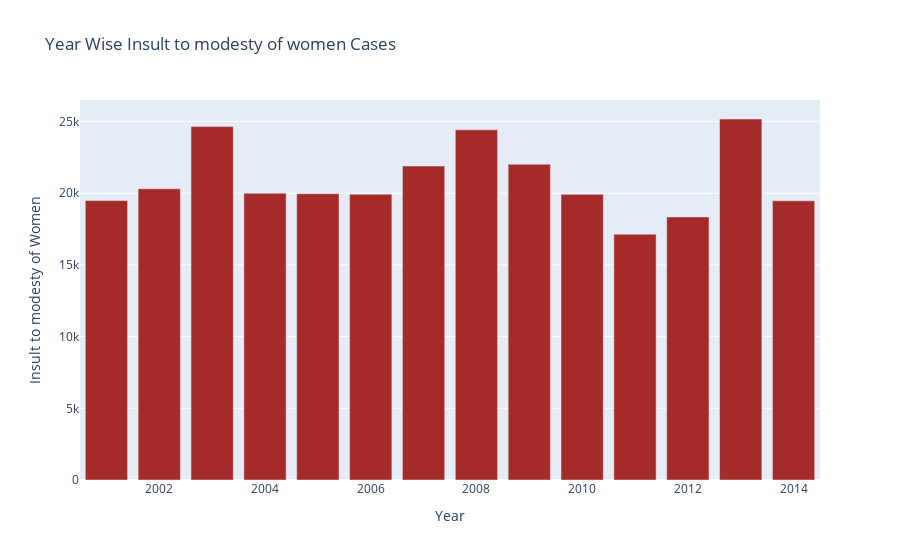

Source (notebook cell):
### Markdown cell above
### 5) Insult to modesty of women

### Code cell
fig = px.bar(total_case_all_years, x=total_case_all_years.index, 
             y='Insult to modesty of Women',color_discrete_sequence=['brown'],title="Year Wise Insult to modesty of women Cases")
fig.show()

### Figure 1 — Plotly figure (JSON) as saved in the notebook; plotly's stock layout.template omitted (floating-point values rounded to 4 significant figures)
{"data": [{"alignmentgroup": "True", "hovertemplate": "Year=%{x}<br>Insult to modesty of Women=%{y}<extra></extra>", "legendgroup": "", "marker": {"color": "brown"}, "name": "", "offsetgroup": "", "orientation": "v", "showlegend": false, "textposition": "auto", "type": "bar", "x": [2001, 2002, 2003, 2004, 2005, 2006, 2007, 2008, 2009, 2010, 2011, 2012, 2013, 2014], "xaxis": "x", "y": [19492, 20310, 24650, 20002, 19968, 19932, 21900, 24428, 22018, 19922, 17140, 18346, 25178, 19470], "yaxis": "y"}], "layout": {"barmode": "relative", "legend": {"tracegroupgap": 0}, "title": {"text": "Year Wise Insult to modesty of women Cases"}, "xaxis": {"anchor": "y", "domain": [0, 1], "title": {"text": "Year"}}, "yaxis": {"anchor": "x", "domain": [0, 1], "title": {"text": "Insult to modesty of Women"}}}}
